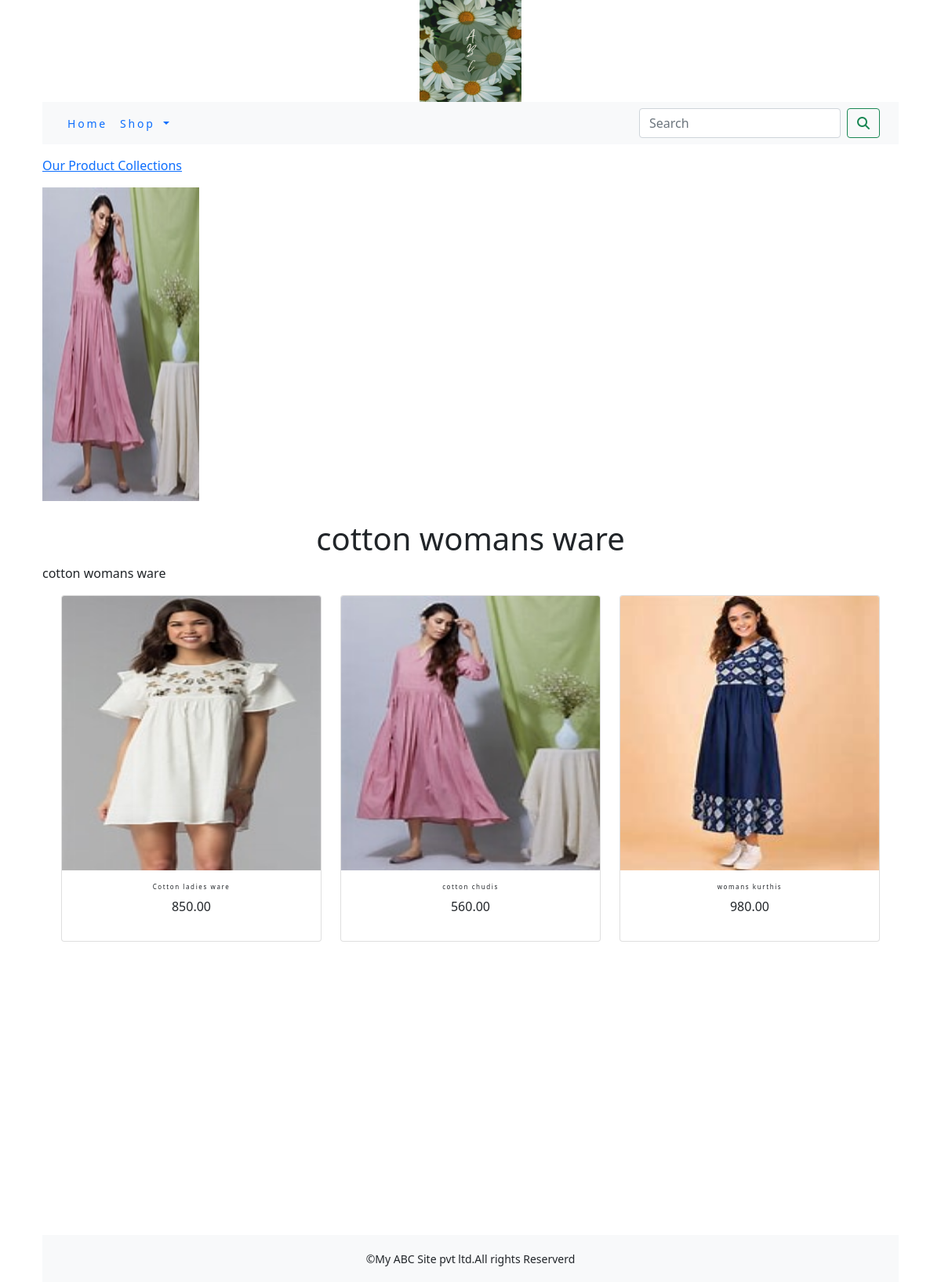
The page /shop/cotton-womans-ware/ on the database its author committed.
### shop/models.py (models this page shows, shortened)
class Category(models.Model):
    name = models.CharField(max_length=250, unique=True)
    slug = models.SlugField(max_length=250, unique=True)
    description = models.TextField(blank=True)
    image = models.ImageField(upload_to='category', blank=True)
    class Meta:
        ordering = ('name',)
        verbose_name = 'category'
        verbose_name_plural = 'categories'
    def get_url(self):
        return reverse('shop:products_by_category', args=[self.slug,])

class Product(models.Model):
    name = models.CharField(max_length=250, unique=True)
    slug = models.SlugField(max_length=250, unique=True)
    description = models.TextField(blank=True)
    price=models.DecimalField(max_digits=10,decimal_places=2)
    category=models.ForeignKey(Category,on_delete=models.CASCADE)
    image=models.ImageField(upload_to='product',blank=True)
    stock=models.IntegerField()
    available=models.BooleanField(default=True)
    created=models.DateTimeField(auto_now_add=True)
    updated=models.DateTimeField(auto_now=True)
    def get_url(self):
        return reverse('shop:prodCatdetail',args=[self.category.slug,self.slug])
    class Meta:
        ordering = ('name',)
        verbose_name = 'product'
        verbose_name_plural = 'products'

### shop/views.py (the view)
# urls.py: path('',views.allProdCat,name='allProdCat'),
def allProdCat(request,c_slug=None):
    c_page=None
    products_list=None
    if c_slug!=None:
        c_page=get_object_or_404(Category,slug=c_slug)
        products_list=Product.objects.all().filter(category=c_page,available=True)
    else:
        products_list=Product.objects.all().filter(available=True)
    paginator=Paginator(products_list,6)
    try:
        page=int(request.GET.get('page','1'))
    except:
        page=1
    try:
        products=paginator.page(page)
    except (EmptyPage,InvalidPage):
        products=paginator.page(paginator.num_pages)
    return render (request,"category.html",{'category':c_page,'products':products})

### cart/context_processors.py (called while the page is built)
def counter(request):
    item_count=0
    if 'admin' in request.path:
        return {}
    else:
        try:
            cart=Cart.objects.filter(cart_id=_cart_id(request))
            cart_items=CartItem.objects.all().filter(cart=cart[:1])
            for cart_item in cart_items:
                item_count += cart_item.quantity
        except Cart.DoesNotExist:
            item_count=0
    return dict(item_count=item_count)

### cart/views.py (called while the page is built)
def _cart_id(request):
    cart = request.session.session_key
    if not cart:
        cart = request.session.create()
    return cart

### shop/context_processors.py (called while the page is built)
def menu_links(request):
    links=Category.objects.all()
    return dict(links=links)

### templates/category.html (shortened to what this page needs)
{% extends 'base.html' %}
{% load static %}
 {% block content %}
  {% if category %}
     <div>
         <div class="row my_row_class">
             <div class="mx-auto">
             <p><a href="{% url 'shop:allProdCat' %}">Our Product Collections</a></p>
             </div>
         </div>
     </div>
  {% endif %}
<div class="mx_auto">
    {% if category %}
    <img class="my_image" width="200px" height="400px" src="{{category.image.url}}" alt="{{category.name}}">
</div>
<br>
<div>
    <h1 class="text-center my_title">{{category.name}}</h1>
    <p class="text-justify">{{category.description}}</p>
</div>
{% endif %}
<div class="container">
    <div class="row mx_auto">
        {% for product in products.object_list %}
        <div class="my_bottom_margin col-9 col-sm-12 col-md-4 col-lg-4">
            <div class="card text-center"style="min-width:18rem;">
                <a href="{{product.get_url}}" ><img class="card-img-top my_image" width="50px"height="350px" src="{{product.image.url}}" alt="{{product.name}}"></a>
                <div class="card-body" style="width=300px;">
                    <h4>{{product.name}}</h4>
                    <p>{{product.price}}</p>
                </div>
            </div>
        </div>
        {% endfor %}
    </div>
    <br>
</div>
{% endblock %}

### static/css/custom.css (style rules this page uses)
.my_row_class { padding-top:15px; }
.my_bottom_margin { margin-bottom:1opx; }
.card-body h4 { font-size:8px; text-trasform:uppercase; letter-spacing:0.2em; }

### rows shown on the page
Category: image (picture), name "cotton womans ware", description "cotton womans ware"
Product: image (picture), name "Cotton ladies ware", price "850.00"
Product: image (picture), name "cotton chudis", price "560.00"
Product: image (picture), name "womans kurthis", price "980.00"
